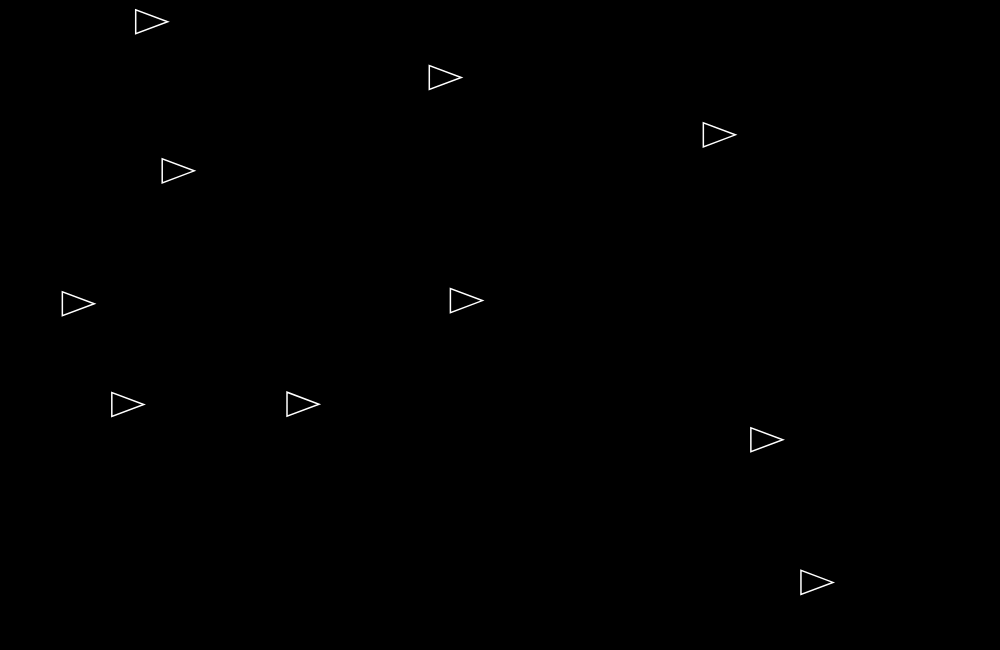
Frame 1 (no input)
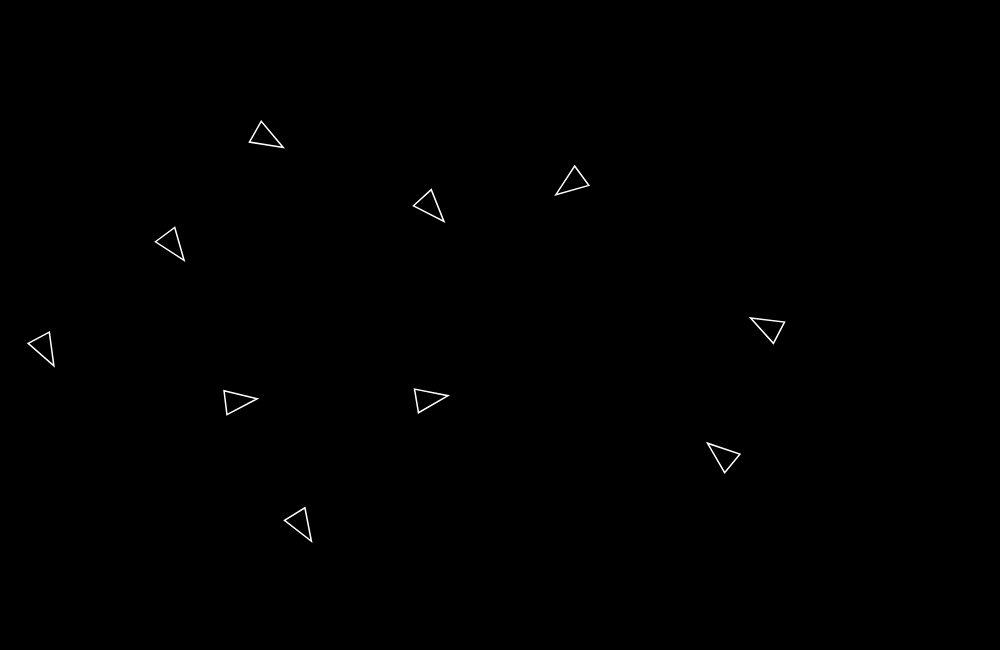
Frame 60 (no input)
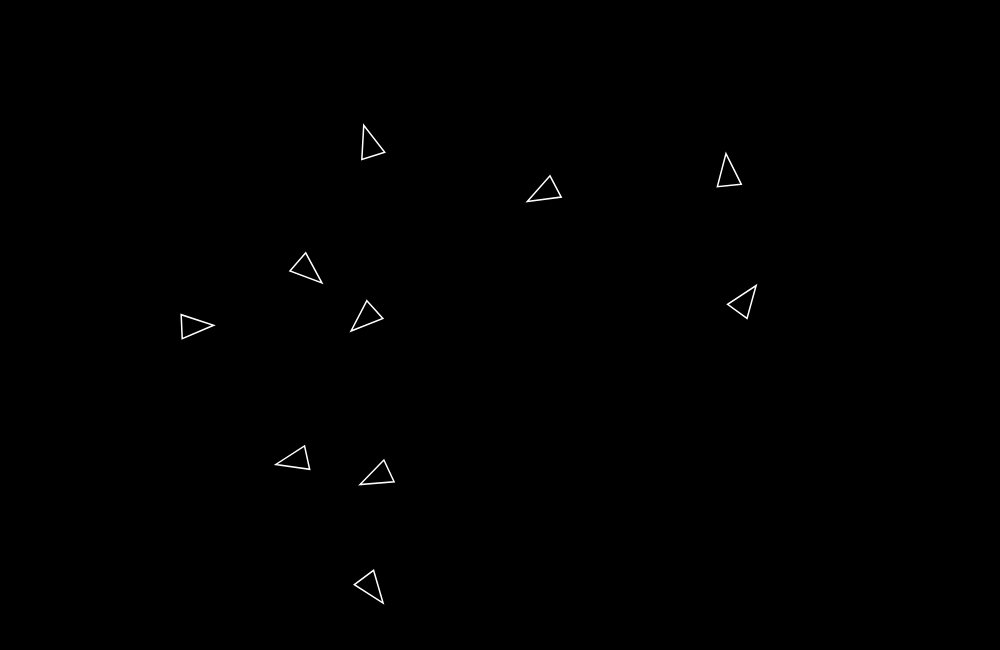
Frame 120 (the mouse pressed at the canvas centre since frame 60)

The p5.js sketch that drew these frames (run headless with seeded random() and noise() and a simulated clock; from frame 60 on, the mouse is pressed at the canvas centre):

// p5.js sketch
// ── sketch.js
/// <reference path="./p5.global-mode.d.ts" />

const antsTotal = 10;
const changeTimer = 30;

var ants = [];
var targets = [];
var timer = 0;
var gizmos = false;
var gizmoButton = null;

function setup() {
    createCanvas(1000, 650);
    for (let i = 0; i < antsTotal; i++) {
        ants[i] = new Ant(random(width), random(height));
        targets[i] = createVector(random(width), random(height));
    }
    gizmoButton = createButton('Gizmos');
}

function draw() {
    background(0);

    //Ant functions

    for (let i = 0; i < antsTotal; i++) {
        ants[i].checkForWalls();
        ants[i].seek(targets[i]);
        ants[i].display();
        ants[i].repelOthers(ants, i);
    }
    
    if (timer > changeTimer) {
        for (let i = 0; i < antsTotal; i++) {
            targets[i] = createVector(random(80, width-80), random(80, height - 80));
        }
        timer = 0;
    }

    gizmoButton.mouseClicked(() => {
        gizmos = !gizmos;
    })

    if (gizmos) {
        //Draw Gizmos

        for (let i = 0; i < antsTotal; i++) {
            var t = targets[i];
            var s = ants[i];

            //Target
            fill(color(255, 0, 155));
            circle(t.x, t.y, 5);

            //Line to the Target
            stroke(color(100, 0, 50));
            line(t.x, t.y, s.pos.x, s.pos.y);

            //Perception Radius
            stroke(color(0, 0, 155));
            noFill();
            circle(s.pos.x, s.pos.y, s.percRad);
        }
    }

    timer++;
}
// ── ant.js
class Ant {
    constructor(x, y, maxVel = 3, maxForce = 0.15, rad = 20) {
        this.pos = createVector(x, y);
        //this.frontSeg = createVector(0, 10);
        this.rW = rad*0.6;
        this.rH = rad*1.6;
        this.maxVel = maxVel;
        this.maxForce = maxForce;
        this.r = rad;
        this.percRad = random(rad*3, rad*8);
        this.wallDist = 20;

        this.vel = createVector(0, 0);
        this.accln = createVector(random(-0.5, 0.5), random(-0.5, 0.5));
    }

    checkForWalls() {
        var desired = null;

        if (this.pos.x < this.wallDist) {
            desired = createVector(this.maxVel, this.vel.y);
        } else if (this.pos.x > width - this.wallDist) {
            desired = createVector(-this.maxVel, this.vel.y);
        }

        if (this.pos.y < this.wallDist) {
            desired = createVector(this.vel.x, this.maxVel);
        } else if (this.pos.y > height - this.wallDist) {
            desired = createVector(this.vel.x, -this.maxVel);
        }

        this.applyForce(desired);
    }

    repelOthers(others, selfIndex) {
        for (let i = 0; i < others.length; i++) {
            if (i !== selfIndex) {
                if (dist(others[i].pos.x, others[i].pos.y, this.pos.x, this.pos.y) < this.percRad) {
                    var repel = p5.Vector.sub(this.pos, others[i].pos);
                    repel.limit(this.maxForce*2.5);
                    this.applyForce(repel);
                }
            }
        }
    }

    applyForce(vec) {
        this.accln.add(vec);
    }

    seek(target) {
        var desired = p5.Vector.sub(target, this.pos);
        desired.setMag(this.maxVel);

        var steer = p5.Vector.sub(desired, this.vel);
        steer.limit(this.maxForce);

        this.applyForce(steer);
    }

    update() {
        this.vel.add(this.accln);
        this.vel.limit(this.maxVel);

        this.pos.add(this.vel);

        this.accln.mult(0);
    }

    display() {
        var theta = this.vel.heading() - PI/2;
/* 
        this.frontSeg.x = 10*(theta*(1/Math.PI));
        this.frontSeg.y = 10 - Math.abs(this.frontSeg.x); */

        this.update();

        push();

        translate(this.pos.x, this.pos.y);
        rotate(theta);

        stroke(255);
        strokeWeight(1.5);
        noFill();

        triangle(-this.rW, -1/3*this.rH, this.rW, -1/3*this.rH, 0, 2/3*this.rH);

        /* 
        ellipse(this.frontSeg.x, this.frontSeg.y, this.r*1.5, this.r*1.5);
        ellipse(0, 0, this.r, this.r);
        ellipse(0, -10, this.r*2, this.r*2); */

        pop();
    }
}
// ── style.css
body {
    margin-left: 15%; 
    margin-right: auto;
    padding: 0;
}
